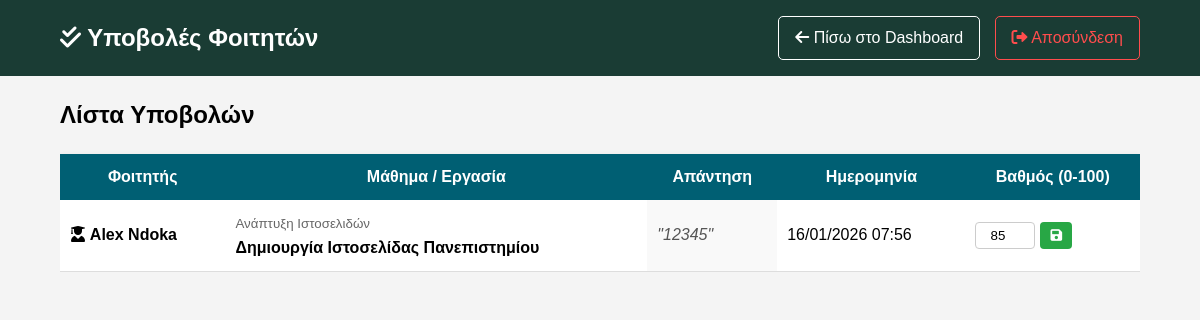
The page /view_submissions.php (signed in) on the database its author committed.
### tables this page shows
CREATE TABLE `submissions` (
  `submission_id` int NOT NULL,
  `assignment_id` int NOT NULL,
  `student_id` int NOT NULL,
  `submission_text` text,
  `submitted_at` timestamp NULL DEFAULT CURRENT_TIMESTAMP,
  `grade` int DEFAULT NULL
);

CREATE TABLE `users` (
  `user_id` int NOT NULL,
  `username` varchar(50) NOT NULL,
  `email` varchar(100) NOT NULL,
  `password` varchar(255) NOT NULL,
  `role_id` int NOT NULL
);

CREATE TABLE `courses` (
  `course_id` int NOT NULL,
  `title` varchar(100) NOT NULL,
  `description` text,
  `professor_id` int NOT NULL
);

CREATE TABLE `assignments` (
  `assignment_id` int NOT NULL,
  `course_id` int NOT NULL,
  `title` varchar(100) NOT NULL,
  `description` text,
  `deadline` datetime NOT NULL
);

### view_submissions.php (the view, shortened to what this page needs)
<?php
require 'includes/db_connect.php';
$professor_id = $_SESSION['user_id'];
$sql = "SELECT s.submission_id, s.submission_text, s.submitted_at, s.grade,
               a.title AS assignment_title,
               u.username AS student_name,
               c.title AS course_title
        FROM submissions s
        JOIN assignments a ON s.assignment_id = a.assignment_id
        JOIN courses c ON a.course_id = c.course_id
        JOIN users u ON s.student_id = u.user_id
        WHERE c.professor_id = ?
        ORDER BY s.submitted_at DESC";
$stmt = $conn->prepare($sql);
$stmt->bind_param("i", $professor_id);
$stmt->execute();
$result = $stmt->get_result();
?>
<!DOCTYPE html>
<html lang="el">
<head>
    <link rel="stylesheet" href="css/style.css">
    <link rel="stylesheet" href="https://cdnjs.cloudflare.com/ajax/libs/font-awesome/6.0.0/css/all.min.css">
</head>
<body>
<header>
    <div class="container header-content">
        <h1><i class="fas fa-check-double"></i> Υποβολές Φοιτητών</h1>
        <nav>
            <a href="dashboard.php" class="btn"><i class="fas fa-arrow-left"></i> Πίσω στο Dashboard</a>
            <a href="logout.php" class="btn" style="border-color: #ff4d4d; color: #ff4d4d;"><i class="fas fa-sign-out-alt"></i> Αποσύνδεση</a>
        </nav>
    </div>
</header>
<div class="container">
    <h2 style="margin-top: 20px;">Λίστα Υποβολών</h2>
    <?php if ($result->num_rows > 0): ?>
        <div style="overflow-x: auto;">
            <table style="width: 100%; border-collapse: collapse; margin-top: 20px; background: white; box-shadow: 0 2px 5px rgba(0,0,0,0.1);">
                <thead>
                <tr style="background: #005f73; color: white;">
                    <th style="padding: 10px;">Φοιτητής</th>
                    <th style="padding: 10px;">Μάθημα / Εργασία</th>
                    <th style="padding: 10px;">Απάντηση</th>
                    <th style="padding: 10px;">Ημερομηνία</th>
                    <th style="padding: 10px;">Βαθμός (0-100)</th>
                </tr>
                </thead>
                <tbody>
                <?php while($row = $result->fetch_assoc()): ?>
                    <tr style="border-bottom: 1px solid #ddd;">
                        <td style="padding: 10px; font-weight: bold;">
                            <i class="fas fa-user-graduate"></i> <?php echo htmlspecialchars($row['student_name']); ?>
                        </td>
                        <td style="padding: 10px;">
                            <small style="color: #666;"><?php echo htmlspecialchars($row['course_title']); ?></small><br>
                            <strong><?php echo htmlspecialchars($row['assignment_title']); ?></strong>
                        </td>
                        <td style="padding: 10px; background: #f9f9f9; font-style: italic; color: #555;">
                            "<?php echo htmlspecialchars($row['submission_text']); ?>"
                        </td>
                        <td style="padding: 10px;">
                            <?php echo date("d/m/Y H:i", strtotime($row['submitted_at'])); ?>
                        </td>
                        <td style="padding: 10px;">
                            <form method="POST" action="view_submissions.php" style="display: flex; align-items: center;">
                                <input type="number" name="grade" min="0" max="100" required
                                       value="<?php echo $row['grade']; ?>"
                                       placeholder="-"
                                       style="width: 60px; padding: 5px; margin-right: 5px; text-align: center; border: 1px solid #ccc; border-radius: 4px;">
                                <button type="submit" title="Αποθήκευση Βαθμού"
                                        style="background: #28a745; color: white; border: none; padding: 6px 10px; cursor: pointer; border-radius: 4px;">
                                    <i class="fas fa-save"></i>
                                </button>
                            </form>
                        </td>
                    </tr>
                <?php endwhile; ?>
                </tbody>
            </table>
        </div>
    <?php else: ?>
        <p style="margin-top: 20px; font-style: italic;">Δεν υπάρχουν υποβολές για βαθμολόγηση ακόμα.</p>
    <?php endif; ?>
</div>
</body>
</html>

### css/style.css (style rules this page uses)
* { box-sizing: border-box; margin: 0; padding: 0; font-family: Arial, sans-serif; }
body { background-color: #f4f4f4; line-height: 1.6; }
.container { width: 90%; max-width: 1200px; margin: auto; overflow: hidden; }
header { background: #1a3c34; color: #fff; padding: 1rem 0; }
.header-content { display: flex; justify-content: space-between; align-items: center; }
.header-content h1 { font-size: 1.5rem; }
.btn { display: inline-block; background: transparent; color: #fff; border: 1px solid #fff; padding: 0.5rem 1rem; text-decoration: none; border-radius: 5px; margin-left: 10px; transition: all 0.3s ease; }

### rows shown on the page
submissions: student.username "Alex Ndoka", courses.title "Ανάπτυξη Ιστοσελιδών", assignment.title "Δημιουργία Ιστοσελίδας Πανεπιστημίου", submission_text "12345", submitted_at "16/01/2026 07:56", grade "85"
